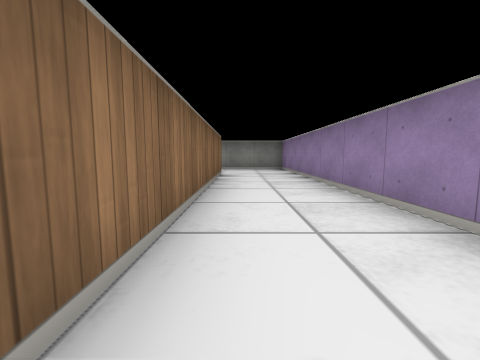
[1] (above)

13 first-person views from a walk through a cub3D ray-caster map. The camera is about half as high as the walls, tilts 6° down and sees 90° across. The floor is counted in squares. Each view is taken from the middle of a square. On the plan, view 1 faces up. The plan holds only what a view shows up to about 9 squares ahead; the rest is blank.

[2]
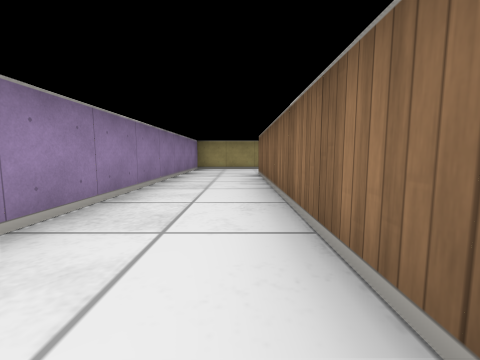

[3]
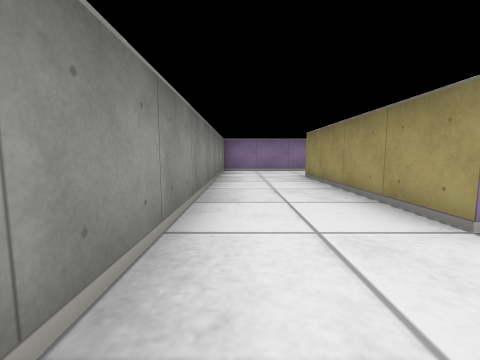

[4]
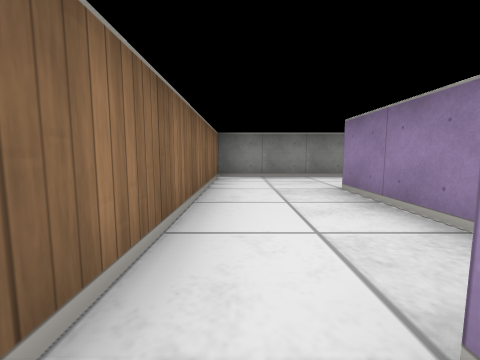

[5]
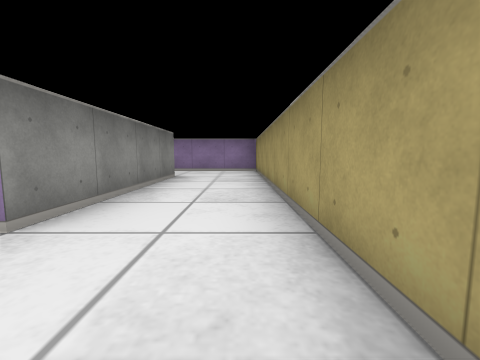

[6]
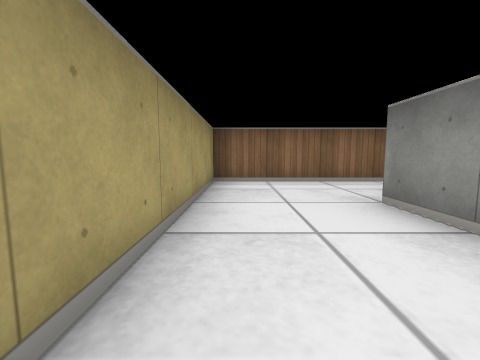

[7]
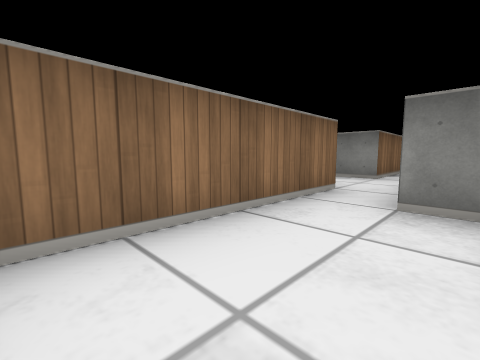

[8]
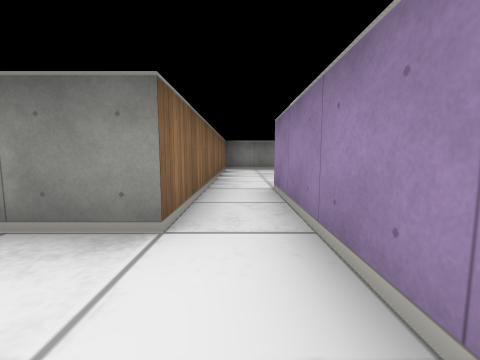

[9]
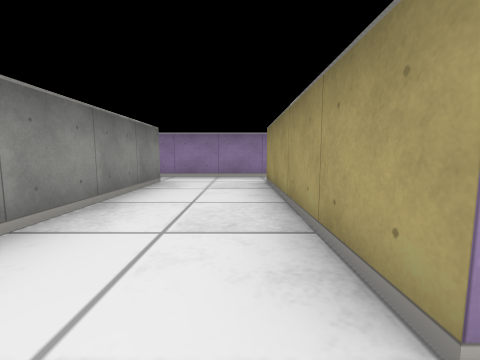

[10]
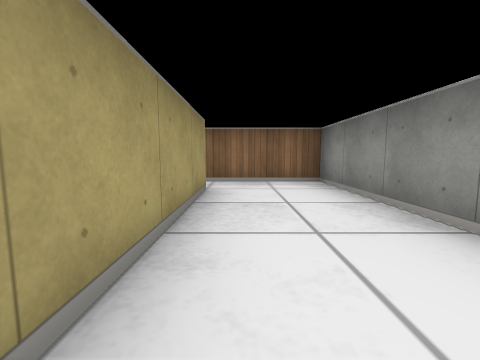

[11]
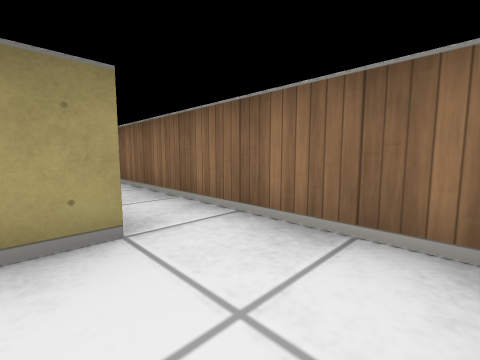

[12]
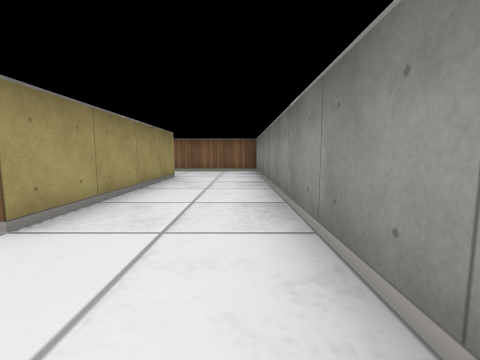

[13]
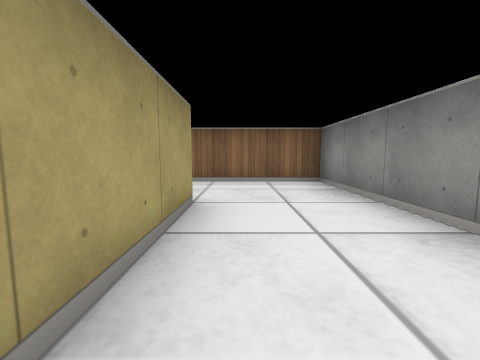

### Floor plan
Points are (right, up) in squares from view 1. A wall is a line through its corners. A room is listed if a view was taken in it or the views show most of it. See-through windows are left out.
Room 1 (views 1, 2, 3, 4, 5, 6, 7, 12, 13)
walls: (-4.5, 4.5) (-4.5, 6.5) (-0.5, 6.5) (-0.5, -2.5) (-4.5, -2.5); (-5.5, 1.6) (-5.5, 3.5); (-4.9, -1.5) (-5.5, -1.5); (-6.5, -1.5) (-6.5, -4.5) (1.5, -4.5) (1.5, 8.5) (-6.5, 8.5) (-6.5, 1.5)
ways out: opening at (-6, -2) to room 2; opening at (-6, 2) to room 2
Room 2 (views 8, 9, 10, 11)
walls: (-10.6, -0.5) (-6.5, -0.5) (-6.5, -1.5); (-5.5, -0.6) (-5.5, 1.6); (-6.5, 1.5) (-11.5, 1.5) (-11.5, -3.5)
ways out: opening at (-6, -2) to room 1; opening at (-6, 2) to room 1

Where each view was taken, in squares from view 1:
view 1: 0 up, 0 right, facing up
view 2: 4 up, 0 right, facing down
view 3: 8 up, 6 left, facing right
view 4: 3 up, 6 left, facing up
view 5: 4 down, 6 left, facing right
view 6: 4 down, 2 left, facing left
view 7: 4 down, 5 left, facing up-left
view 8: 0 up, 6 left, facing up
view 9: 0 up, 11 left, facing right
view 10: 0 up, 7 left, facing left
view 11: 1 up, 10 left, facing down-left
view 12: 8 up, 1 right, facing left
view 13: 7 up, 2 left, facing left
